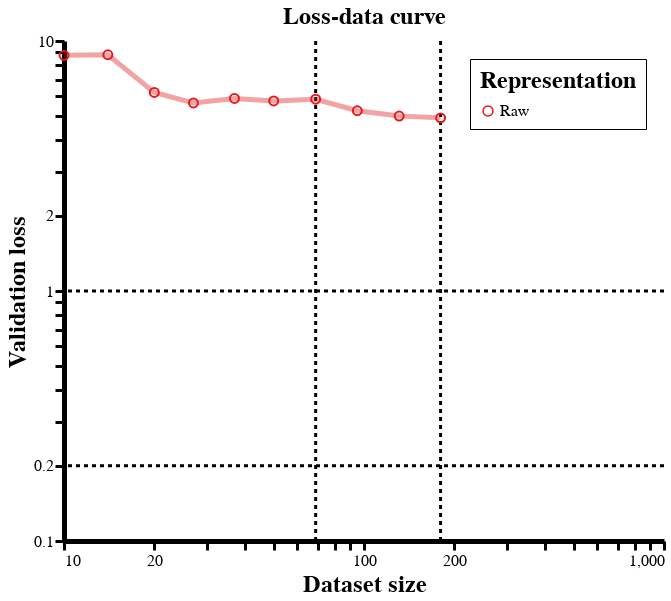

The cell this chart's notebook holds for it:
### Code cell
# plot the loss-data curves for our representations
reprieve.render_curve(outcome_df, ns, epsilons)

### Figure 1 — Vega-Lite specification as saved in the notebook (floating-point values rounded to 4 significant figures)
{"config": {"view": {"height": 500, "width": 600, "strokeWidth": 0, "background": "white"}, "title": {"fontSize": 24}, "range": {"category": {"scheme": "set1"}, "ordinal": {"scheme": "set1"}}, "axis": {"titleFontSize": 24, "labelFontSize": 16, "grid": false, "domainWidth": 5, "domainColor": "333", "tickWidth": 3, "tickSize": 9, "tickCount": 4, "tickColor": "333", "tickOffset": 0}, "legend": {"titleFontSize": 24, "labelFontSize": 16, "labelLimit": 0, "titleLimit": 0, "orient": "top-right", "padding": 10, "titlePadding": 10, "rowPadding": 5, "fillColor": "white", "strokeColor": "black", "cornerRadius": 0}, "rule": {"size": 3, "color": "999"}, "line": {"size": 5, "opacity": 0.4}}, "layer": [{"data": {"name": "data-6b5ebe8f2e877350dc41a926eaead2e9"}, "mark": {"type": "rule", "strokeDash": [4, 4]}, "encoding": {"x": {"type": "quantitative", "field": "x"}}}, {"data": {"name": "data-6b5ebe8f2e877350dc41a926eaead2e9"}, "mark": {"type": "rule", "strokeDash": [4, 4]}, "encoding": {"y": {"type": "quantitative", "field": "y"}}}, {"data": {"name": "data-c134c51d3a3945f709178abecbab9013"}, "mark": "line", "encoding": {"color": {"type": "nominal", "field": "name", "legend": null, "title": "Representation"}, "x": {"type": "quantitative", "field": "samples", "scale": {"type": "log"}, "title": "Dataset size"}, "y": {"type": "quantitative", "aggregate": "mean", "field": "val_loss", "scale": {"type": "log"}, "title": "Validation loss"}}, "title": "Loss-data curve"}, {"data": {"name": "data-c134c51d3a3945f709178abecbab9013"}, "mark": {"type": "point", "opacity": 1, "size": 80}, "encoding": {"color": {"type": "nominal", "field": "name", "title": "Representation"}, "shape": {"type": "nominal", "field": "name", "title": "Representation"}, "tooltip": [{"type": "quantitative", "field": "samples"}, {"type": "nominal", "field": "name"}], "x": {"type": "quantitative", "field": "samples", "scale": {"type": "log"}, "title": "Dataset size"}, "y": {"type": "quantitative", "aggregate": "mean", "field": "val_loss", "scale": {"type": "log"}, "title": "Validation loss"}}, "title": "Loss-data curve"}], "resolve": {"scale": {"color": "independent", "shape": "independent"}}, "$schema": "https://vega.github.io/schema/vega-lite/v4.8.1.json", "datasets": {"data-6b5ebe8f2e877350dc41a926eaead2e9": [{"x": 69.0, "y": null}, {"x": 180.0, "y": null}, {"x": null, "y": 1.0}, {"x": null, "y": 0.2}], "data-c134c51d3a3945f709178abecbab9013": [{"seed": 0.0, "samples": 10.0, "val_loss": 9.496, "name": "Raw"}, {"seed": 1.0, "samples": 10.0, "val_loss": 5.247, "name": "Raw"}, {"seed": 2.0, "samples": 10.0, "val_loss": 4.767, "name": "Raw"}, {"seed": 3.0, "samples": 10.0, "val_loss": 5.806, "name": "Raw"}, {"seed": 4.0, "samples": 10.0, "val_loss": 18.49, "name": "Raw"}, {"seed": 0.0, "samples": 14.0, "val_loss": 9.185, "name": "Raw"}, {"seed": 1.0, "samples": 14.0, "val_loss": 4.956, "name": "Raw"}, {"seed": 2.0, "samples": 14.0, "val_loss": 4.818, "name": "Raw"}, {"seed": 3.0, "samples": 14.0, "val_loss": 6.386, "name": "Raw"}, {"seed": 4.0, "samples": 14.0, "val_loss": 18.71, "name": "Raw"}, {"seed": 0.0, "samples": 20.0, "val_loss": 7.502, "name": "Raw"}, {"seed": 1.0, "samples": 20.0, "val_loss": 4.935, "name": "Raw"}, {"seed": 2.0, "samples": 20.0, "val_loss": 4.793, "name": "Raw"}, {"seed": 3.0, "samples": 20.0, "val_loss": 6.196, "name": "Raw"}, {"seed": 4.0, "samples": 20.0, "val_loss": 7.702, "name": "Raw"}, {"seed": 0.0, "samples": 27.0, "val_loss": 6.483, "name": "Raw"}, {"seed": 1.0, "samples": 27.0, "val_loss": 4.96, "name": "Raw"}, {"seed": 2.0, "samples": 27.0, "val_loss": 4.913, "name": "Raw"}, {"seed": 3.0, "samples": 27.0, "val_loss": 5.701, "name": "Raw"}, {"seed": 4.0, "samples": 27.0, "val_loss": 6.202, "name": "Raw"}, {"seed": 0.0, "samples": 37.0, "val_loss": 5.941, "name": "Raw"}, {"seed": 1.0, "samples": 37.0, "val_loss": 5.183, "name": "Raw"}, {"seed": 2.0, "samples": 37.0, "val_loss": 4.805, "name": "Raw"}, {"seed": 3.0, "samples": 37.0, "val_loss": 7.369, "name": "Raw"}, {"seed": 4.0, "samples": 37.0, "val_loss": 6.146, "name": "Raw"}, {"seed": 0.0, "samples": 50.0, "val_loss": 5.26, "name": "Raw"}, {"seed": 1.0, "samples": 50.0, "val_loss": 5.335, "name": "Raw"}, {"seed": 2.0, "samples": 50.0, "val_loss": 4.989, "name": "Raw"}, {"seed": 3.0, "samples": 50.0, "val_loss": 6.279, "name": "Raw"}, {"seed": 4.0, "samples": 50.0, "val_loss": 6.931, "name": "Raw"}, {"seed": 0.0, "samples": 69.0, "val_loss": 6.771, "name": "Raw"}, {"seed": 1.0, "samples": 69.0, "val_loss": 5.148, "name": "Raw"}, {"seed": 2.0, "samples": 69.0, "val_loss": 4.877, "name": "Raw"}, {"seed": 3.0, "samples": 69.0, "val_loss": 7.076, "name": "Raw"}, {"seed": 4.0, "samples": 69.0, "val_loss": 5.371, "name": "Raw"}, {"seed": 0.0, "samples": 95.0, "val_loss": 5.788, "name": "Raw"}, {"seed": 1.0, "samples": 95.0, "val_loss": 4.908, "name": "Raw"}, {"seed": 2.0, "samples": 95.0, "val_loss": 4.886, "name": "Raw"}, {"seed": 3.0, "samples": 95.0, "val_loss": 5.545, "name": "Raw"}, {"seed": 4.0, "samples": 95.0, "val_loss": 5.175, "name": "Raw"}, {"seed": 0.0, "samples": 131.0, "val_loss": 5.058, "name": "Raw"}, {"seed": 1.0, "samples": 131.0, "val_loss": 4.884, "name": "Raw"}, {"seed": 2.0, "samples": 131.0, "val_loss": 4.95, "name": "Raw"}, {"seed": 3.0, "samples": 131.0, "val_loss": 5.117, "name": "Raw"}, {"seed": 4.0, "samples": 131.0, "val_loss": 5.047, "name": "Raw"}, {"seed": 0.0, "samples": 180.0, "val_loss": 4.846, "name": "Raw"}, {"seed": 1.0, "samples": 180.0, "val_loss": 5.0, "name": "Raw"}, {"seed": 2.0, "samples": 180.0, "val_loss": 4.869, "name": "Raw"}, {"seed": 3.0, "samples": 180.0, "val_loss": 4.842, "name": "Raw"}, {"seed": 4.0, "samples": 180.0, "val_loss": 5.073, "name": "Raw"}]}}
